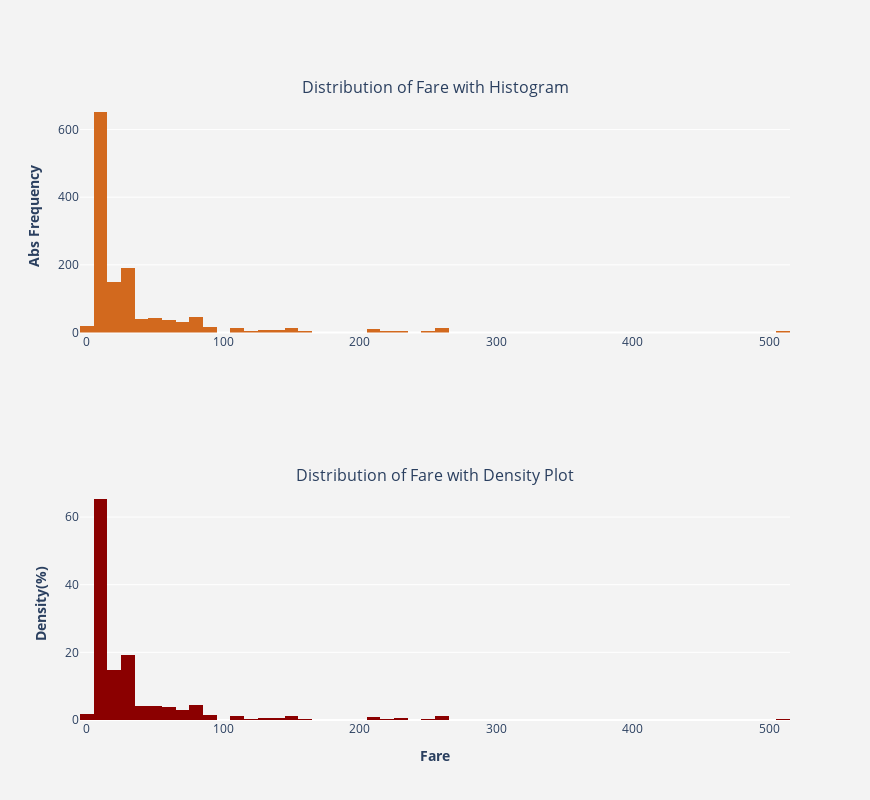

Notebook cell for this chart:
### Markdown cell above
### 4.2.1 Fare <a id="4.2.1"></a>

### Code cell
'''Plot histogram and density plot of Fare.'''
plotHistogram(merged.Fare)

### Figure 1 — Plotly figure (JSON) as saved in the notebook; plotly's stock layout.template omitted (floating-point values rounded to 4 significant figures; data arrays with more than 128 entries replaced by an {"elided": "..."} marker saying what was removed)
{"data": [{"hoverinfo": "x+y", "marker": {"color": "chocolate"}, "type": "histogram", "x": {"elided": "1309 float values"}, "xaxis": "x", "yaxis": "y"}, {"histnorm": "density", "hoverinfo": "x+y", "marker": {"color": "darkred"}, "type": "histogram", "x": {"elided": "1309 float values"}, "xaxis": "x2", "yaxis": "y2"}], "layout": {"annotations": [{"font": {"size": 16}, "showarrow": false, "text": "Distribution of Fare with Histogram", "x": 0.5, "xanchor": "center", "xref": "paper", "y": 1, "yanchor": "bottom", "yref": "paper"}, {"font": {"size": 16}, "showarrow": false, "text": "Distribution of Fare with Density Plot", "x": 0.5, "xanchor": "center", "xref": "paper", "y": 0.375, "yanchor": "bottom", "yref": "paper"}], "height": 800, "hovermode": "closest", "paper_bgcolor": "rgb(243, 243, 243)", "plot_bgcolor": "rgb(243, 243, 243)", "showlegend": false, "width": 870, "xaxis": {"anchor": "y", "domain": [0, 1]}, "xaxis2": {"anchor": "y2", "domain": [0, 1], "title": {"text": "<b>Fare</b>"}}, "yaxis": {"anchor": "x", "domain": [0.625, 1], "title": {"text": "<b>Abs Frequency</b>"}}, "yaxis2": {"anchor": "x2", "domain": [0, 0.375], "title": {"text": "<b>Density(%)</b>"}}}}
